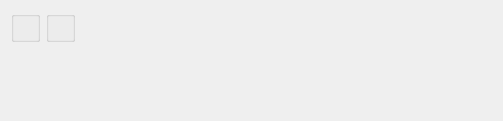
<?xml version="1.0" encoding="UTF-8"?>
<ui version="4.0">
 <comment>This file is part of the xTuple ERP: PostBooks Edition, a free and
open source Enterprise Resource Planning software suite,
Copyright (c) 1999-2010 by OpenMFG LLC, d/b/a xTuple.
It is licensed to you under the Common Public Attribution License
version 1.0, the full text of which (including xTuple-specific Exhibits)
is available at www.xtuple.com/CPAL.  By using this software, you agree
to be bound by its terms.</comment>
 <class>dspValidLocationsByItem</class>
 <widget class="QWidget" name="dspValidLocationsByItem">
  <property name="geometry">
   <rect>
    <x>0</x>
    <y>0</y>
    <width>503</width>
    <height>121</height>
   </rect>
  </property>
  <property name="windowTitle">
   <string>Valid Locations by Item</string>
  </property>
  <layout class="QHBoxLayout" name="horizontalLayout">
   <item>
    <layout class="QVBoxLayout" name="verticalLayout">
     <item>
      <widget class="QGroupBox" name="groupBox">
       <property name="title">
        <string/>
       </property>
       <layout class="QGridLayout" name="gridLayout_2">
        <item row="0" column="0">
         <widget class="ItemCluster" name="_item"/>
        </item>
       </layout>
      </widget>
     </item>
     <item>
      <spacer name="verticalSpacer">
       <property name="orientation">
        <enum>Qt::Vertical</enum>
       </property>
       <property name="sizeHint" stdset="0">
        <size>
         <width>20</width>
         <height>0</height>
        </size>
       </property>
      </spacer>
     </item>
    </layout>
   </item>
   <item>
    <layout class="QVBoxLayout" name="verticalLayout_2">
     <item>
      <widget class="WarehouseGroup" name="_warehouse">
       <property name="title">
        <string/>
       </property>
       <property name="fixedSize">
        <bool>false</bool>
       </property>
      </widget>
     </item>
     <item>
      <spacer name="verticalSpacer_2">
       <property name="orientation">
        <enum>Qt::Vertical</enum>
       </property>
       <property name="sizeHint" stdset="0">
        <size>
         <width>20</width>
         <height>0</height>
        </size>
       </property>
      </spacer>
     </item>
    </layout>
   </item>
   <item>
    <spacer>
     <property name="orientation">
      <enum>Qt::Horizontal</enum>
     </property>
     <property name="sizeType">
      <enum>QSizePolicy::Expanding</enum>
     </property>
     <property name="sizeHint" stdset="0">
      <size>
       <width>8</width>
       <height>20</height>
      </size>
     </property>
    </spacer>
   </item>
  </layout>
 </widget>
 <layoutdefault spacing="6" margin="11"/>
 <pixmapfunction>qPixmapFromMimeSource</pixmapfunction>
 <customwidgets>
  <customwidget>
   <class>ItemCluster</class>
   <extends>QWidget</extends>
   <header>itemcluster.h</header>
   <container>1</container>
  </customwidget>
  <customwidget>
   <class>WarehouseGroup</class>
   <extends>QGroupBox</extends>
   <header>warehousegroup.h</header>
  </customwidget>
 </customwidgets>
 <tabstops>
  <tabstop>_item</tabstop>
  <tabstop>_warehouse</tabstop>
 </tabstops>
 <resources/>
 <connections>
  <connection>
   <sender>_item</sender>
   <signal>newId(int)</signal>
   <receiver>_warehouse</receiver>
   <slot>findItemSites(int)</slot>
   <hints>
    <hint type="sourcelabel">
     <x>20</x>
     <y>20</y>
    </hint>
    <hint type="destinationlabel">
     <x>20</x>
     <y>20</y>
    </hint>
   </hints>
  </connection>
  <connection>
   <sender>_item</sender>
   <signal>warehouseIdChanged(int)</signal>
   <receiver>_warehouse</receiver>
   <slot>setId(int)</slot>
   <hints>
    <hint type="sourcelabel">
     <x>20</x>
     <y>20</y>
    </hint>
    <hint type="destinationlabel">
     <x>20</x>
     <y>20</y>
    </hint>
   </hints>
  </connection>
 </connections>
</ui>
